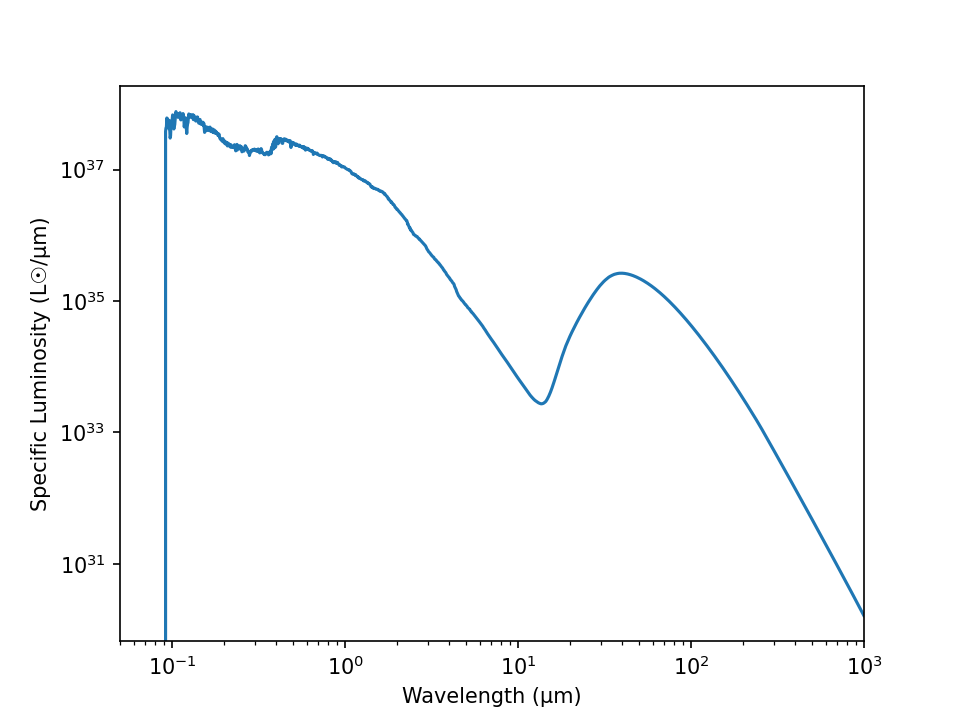

The Python source for this figure:
import numpy as np
import astropy.units as u
from astropy.constants import iau2015 as const
import matplotlib.pyplot as plt

#------------------------------------------------------------
sed = np.loadtxt("sed.txt", skiprows = 3, delimiter = ",")

wavelength = sed[:, 0]
specific_luminosity = sed[:, 1]
wavelength_ascending = wavelength[::-1]
specific_luminosity_ascending = specific_luminosity[::-1]

#Initializations.
#----
wavelength_plot = wavelength_ascending[np.where(wavelength_ascending >= 10)]*(u.um) #<-- The units have been added to these.
specific_luminosity_plot = specific_luminosity_ascending[np.where(wavelength_ascending >= 10)]*(const.L_sun)*(u.um**-1)
specific_luminosity_plot = specific_luminosity_plot.to((u.erg/u.s)*(u.um**-1))

#This section is just to set up the integral.
#----


#----
wavelength_ascending = wavelength_ascending*(u.um) 
specific_luminosity_ascending = specific_luminosity_ascending*(const.L_sun)*(u.um**-1)

#This section is messily shoved in here because I had to add it in after I already completed the code to fix the graph.
#----


plt.plot(wavelength_ascending, specific_luminosity_ascending)
plt.yscale('log')
plt.xscale('log')
plt.ylabel(r'Specific Luminosity (L☉/μm)')
plt.xlabel(r'Wavelength (μm)')
plt.xlim([0.05, 10**3])

plt.savefig('hoke_rhett_hw7.png', dpi = 150)
#======================================================================================
spectral_energy_distribution = np.trapz(specific_luminosity_plot, x = wavelength_plot)

print(spectral_energy_distribution) #<-- CHECK THIS PRINT STATEMENT. This is my answer to the integral.
#======================================================================================

#  NOTES BELOW


#print(const.L_sun)  <-- Verifies that the units exist in the constant.

#print(len(wavelength_plot))           <-- These are the same length, as they should be.
#print(len(specific_luminosity_plot))  <--

#print(specific_luminosity_plot[400])  <-- This proves to me that the units carry over in the array.

#print(wavelength)
#print(wavelength_ascending)
#print(specific_luminosity)
#print(specific_luminosity_ascending)
#print(wavelength_plot)
#print(specific_luminosity_plot)
#------------------------------------------------------------
#print(sed)

###########
#wavelength_plot = wavelength_ascending[np.where(wavelength_ascending >= 10)]
#specific_luminosity_plot = specific_luminosity_ascending[np.where(wavelength_ascending >= 10)]
